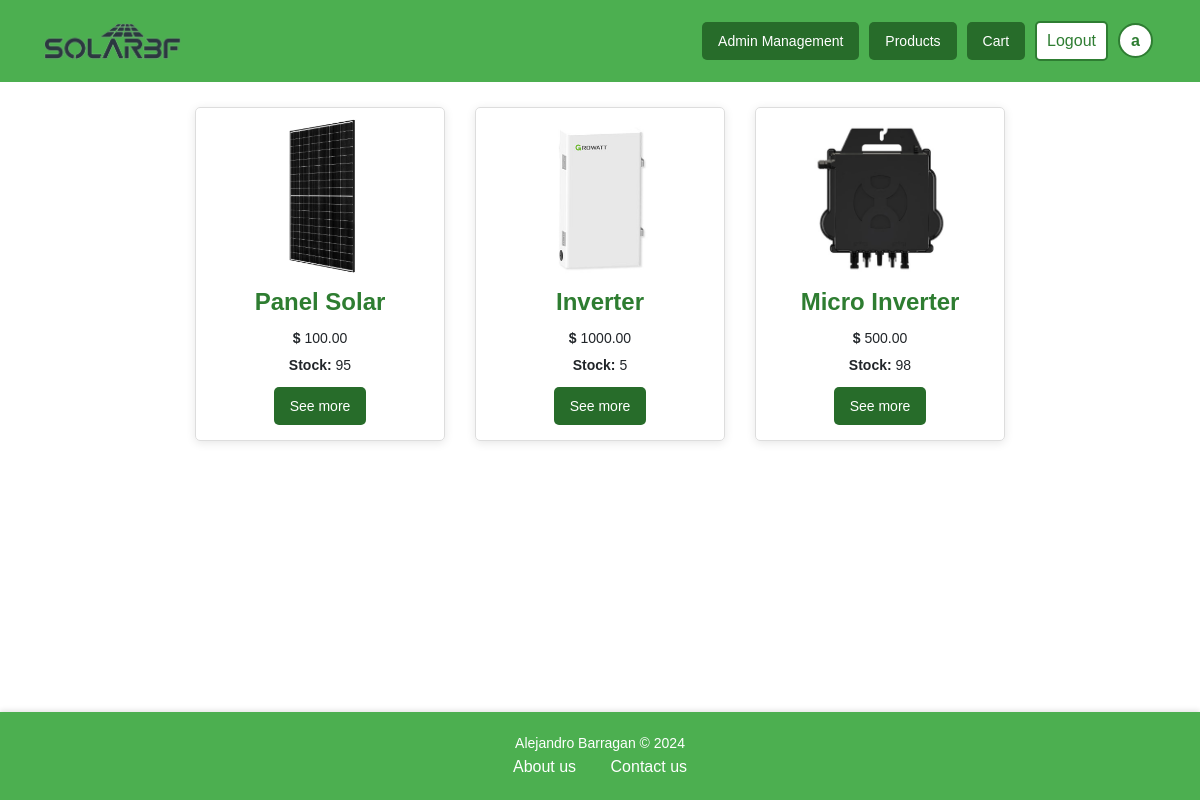
The page /products/ (signed in) on the database as committed earlier.
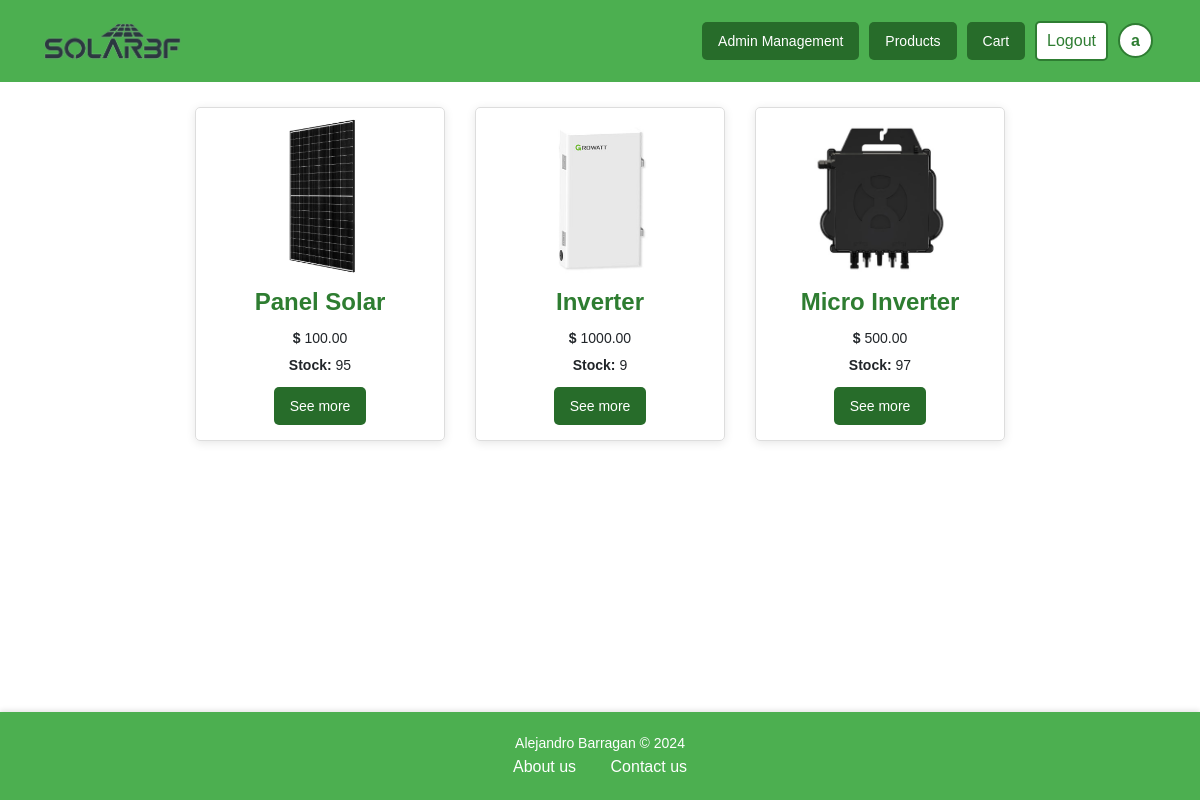
The same page on the database as committed later.
### products/models.py (models this page shows, shortened)
class Product(models.Model):
    name = models.CharField(max_length=255)
    description = models.TextField()
    price = models.DecimalField(max_digits=10, decimal_places=2)
    stock = models.PositiveIntegerField()
    category = models.ForeignKey(Category, on_delete=models.CASCADE)
    image = models.ImageField(upload_to='product_images/', blank=False, null=False)
    created_at = models.DateTimeField(auto_now_add=True)

### products/views.py (the view)
# urls.py: path('', views.product_view, name='products'),
@login_required
def product_view(request):
    products = Product.objects.all()
    return render(request, 'store/products.html', {'products': products})

### templates/store/products.html (shortened to what this page needs)
{% extends 'base.html' %}
{% load static %}
{% block style %}
    <link rel="stylesheet" href="{% static 'css/card.css' %}"/>
    <link rel="stylesheet" href="{% static 'css/product.css' %}"/>
{% endblock %}
{% block content %}
    {% if user.is_authenticated %}
    <div class="cardb-list">
        {% for product in products %}
            <div class="cardb-item">
                <img src="{{ product.image.url }}" alt="{{ product.name }}">
                <h2>{{ product.name }}</h2>
                <p><strong>$</strong> {{ product.price }}</p>
                <p><strong>Stock:</strong> {{ product.stock }}</p>
                <button class="btn-custom btn-medium btn-primary" data-toggle="modal" data-target="#productModal{{ forloop.counter }}">See more</button>
            </div>
        {% empty %}
            <p>No products available.</p>
        {% endfor %}
    </div>
    {% else %}
        <script>
            window.location.href = "{% url 'home' %}";
        </script>
    {% endif %}
{% endblock %}

Rows that differ between the two databases and show on the page:
changed Product "Inverter": stock "5" → "9"
changed Product "Micro Inverter": stock "98" → "97"
